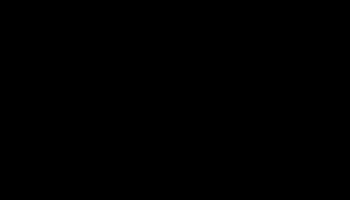
Frame 1 (no input)
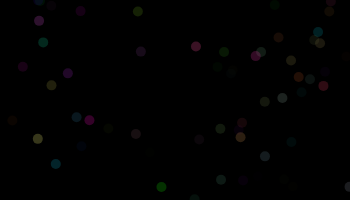
Frame 60 (no input)
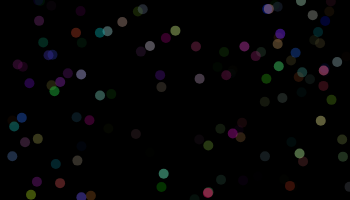
Frame 120 (the mouse pressed at the canvas centre since frame 60)

The p5.js sketch that drew these frames (run headless with seeded random() and noise() and a simulated clock; from frame 60 on, the mouse is pressed at the canvas centre):

// p5.js sketch
// ── sketch.js
var spot = {
  x:0,
  y:0
};
var col = {
  r:0,
  g:0,
  b:0
};
var c = 0;
var j = 1;
var cmpt = 0;
function setup(){
  createCanvas(350,200);
  //background
  background(0);
}
function draw (){
  col.r = random(0,255);
  col.g = random(0,255);
  col.b = random(0,255);

  spot.x = random(0, width);
  spot.y = random(0, height);

    noStroke();
    fill(col.r, col.g, col.b, c);
    ellipse( spot.x, spot.y, 10, 10);

    if (c > 255) {
      j = -1;
    }
    c = c + j;

}
